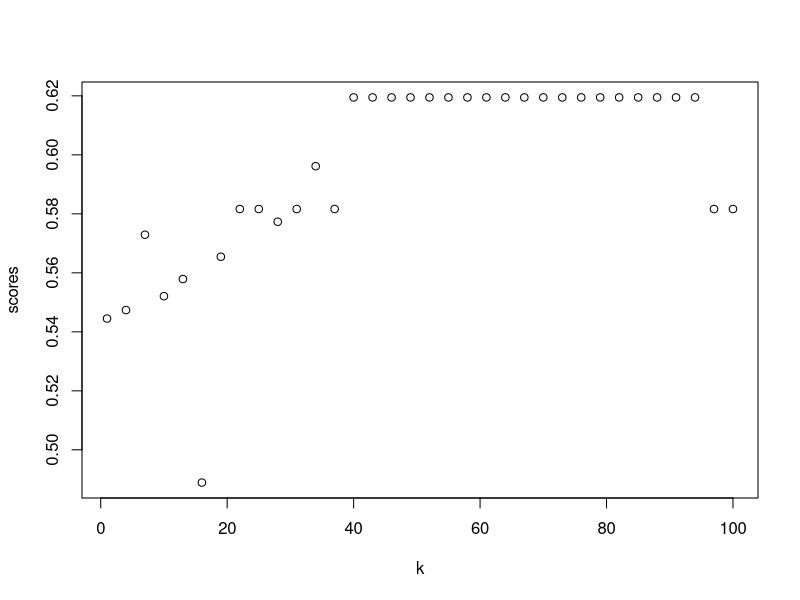

Write R code to recreate this figure.
library(dslabs)
library(caret)
library(tidyverse)
data(heights)
set.seed(1)
test_index <- createDataPartition(heights$sex, times = 1, p = 0.5, list = FALSE)
test_set <- heights[test_index, ]
train_set <- heights[-test_index, ]     
k <- seq(1, 101, 3)
scores <- sapply(k, function(k) {
  knn_fit <- knn3(sex ~ height, data = train_set, k = k)
  y_hat_knn <- predict(knn_fit, test_set, type = "class") %>%
    factor(levels = levels(train_set$sex))
  F_meas(data = y_hat_knn, reference = test_set$sex)
})

plot(k, scores)
max(scores)
k[which.max(scores)]

set.seed(1)
y <- tissue_gene_expression$y
x <- tissue_gene_expression$x
test_index <- createDataPartition(y, list = FALSE)
sapply(seq(1, 11, 2), function(k){
  fit <- knn3(x[-test_index,], y[-test_index], k = k)
  y_hat <- predict(fit, newdata = data.frame(x=x[test_index,]),
                   type = "class")
  mean(y_hat == y[test_index])
})
